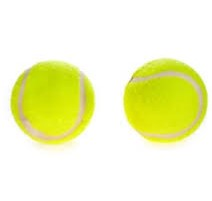
%> input picture connectedComponents/two_balls.jpg, 212 x 201 px
$ octave eight_adjacency.m   (GNU Octave 9; MATLAB toolbox functions it lacks are replaced by stand-ins)
%> lines starting %> are read from the running program, lines starting %| are printed output that depends on the picture; in (x1, y1, x2, y2) boxes, pixels count from 0 and x2, y2 are one past the last pixel; in counts of white or black regions, pixels touching at a corner belong together; the program's own positions count from 1
image_RGB = imread('two_balls.jpg');
%> image_RGB is the input picture: size 201x212x3 uint8; mean R, G, B 243.1, 246.3, 196.6
% RGB_gray = rgb2gray(image_RGB);
bw_image = im2bw(image_RGB, 0.9);
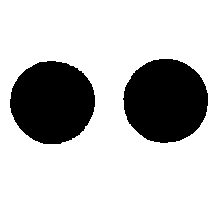
%> bw_image: size 201x212 logical; 73.9% white; 2 black regions, box (x1, y1, x2, y2) and area: (123, 59, 208, 143) 5592, (10, 61, 95, 144) 5514
bw_image_inverted = imcomplement(bw_image);

size_row = size(bw_image_inverted,1);
%> size_row = 201
size_col = size(bw_image_inverted,2);
%> size_col = 212
% to pad zeroes in the first row and first column
binary_image = [];
for i = 1:size_row+1
    for j = 1:size_col+1
        if (i == 1 | j==1)
            binary_image(i,j) = 0;
        else
            binary_image(i,j) = bw_image_inverted(i-1, j-1);
        end
    end
end
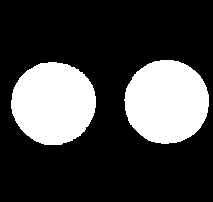
%> binary_image: size 202x213 double; values 0 (black) and 1 (white), 25.8% white; 2 white regions, box (x1, y1, x2, y2) and area: (124, 60, 209, 144) 5592, (11, 62, 96, 145) 5514
labels = zeros(size_row, size_col);
give_label = [];
index_givelabel = 1;
value_givelabel = 11;
give_label(index_givelabel) = value_givelabel;
for row = 2:size_row+1
    for col = 2:size_col+1
        if (binary_image(row, col) == 1)
            if (binary_image(row-1,col-1) == 0 && binary_image(row-1,col) == 0 && binary_image(row,col-1) == 0 && binary_image(row-1,col+1) == 0 && binary_image(row,col-1) == 0)
                labels(row, col) = give_label(index_givelabel);
                index_givelabel = index_givelabel + 1;
                value_givelabel = value_givelabel + 1;
                give_label(index_givelabel) = value_givelabel;
            elseif (binary_image(row-1,col) == 1)
                labels(row, col) = labels(row-1, col);
            elseif (binary_image(row,col-1) == 1)
                labels(row, col) = labels(row, col-1);
            elseif (binary_image(row-1,col-1) == 1)
                labels(row, col) = labels(row-1, col-1);
            elseif (binary_image(row-1,col+1) == 1)
                labels(row, col) = labels(row-1, col+1);
            end
        else
            labels(row, col) = 0;
        end
    end
end
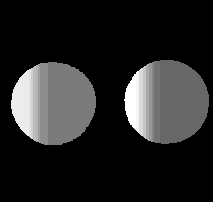
%> labels: size 202x213 double; min 0, max 27, mean 3.9; drawn with min black and max white
%> after the loop, give_label = 18 values from 11 to 28; index_givelabel = 18; value_givelabel = 28
while 1
    count = 0;
    for i = 2:size_row
        for j = 2:size_col
            if (labels(i,j) ~= 0)
                if (labels(i-1,j) ~=0)
                    if (labels(i,j) < labels(i-1,j))
                        labels(i-1,j) = labels(i,j);
                        count = count + 1;
                    elseif (labels(i,j) > labels(i-1,j))
                        labels(i,j) = labels(i-1,j);
                        count = count + 1;
                    end
                end
                if (labels(i,j-1) ~= 0)
                    if (labels(i,j) < labels(i,j-1))
                        labels(i,j-1) = labels(i,j);
                        count = count + 1;
                    elseif (labels(i,j) > labels(i,j-1))
                        labels(i,j) = labels(i,j-1);
                        count = count + 1;
                    end
                end
            end
        end
    end
    if (count == 0)
        break;
    end
end
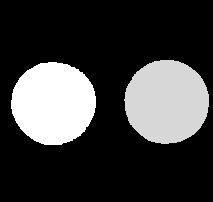
%> labels: size 202x213 double; 10.54% of pixels changed, all inside (x1, y1, x2, y2) = (11, 61, 160, 145); drawn with min black and max white
% [5 lines of commented-out code are left out]
cmap = [0,0,0;1,1,0;0,1,0];
%remap original image to indeces 1,2,3,4
B=zeros(size(labels));
B(labels==0)=1;
B(labels==11)=2;
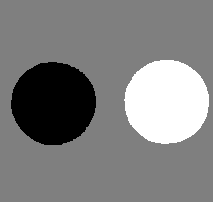
%> B: size 202x213 double; min 0, max 2, mean 1; drawn with min black and max white
B(labels==13)=3;
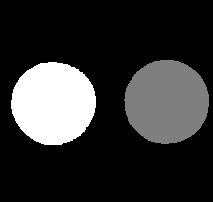
%> B: size 202x213 double; 12.82% of pixels changed, all inside (x1, y1, x2, y2) = (11, 62, 96, 145); drawn with min black and max white
% B(A==255)=4;
%define color image by remapping
RGB = ind2rgb(B,cmap);
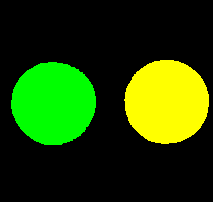
%> RGB: size 202x213x3 double; mean R, G, B 0.13, 0.258, 0
%remapped image
figure;
subplot(1,2,1), imshow(bw_image_inverted), title('Binary Image');
subplot(1,2,2), imshow(RGB), title('Eight Adjacency');
